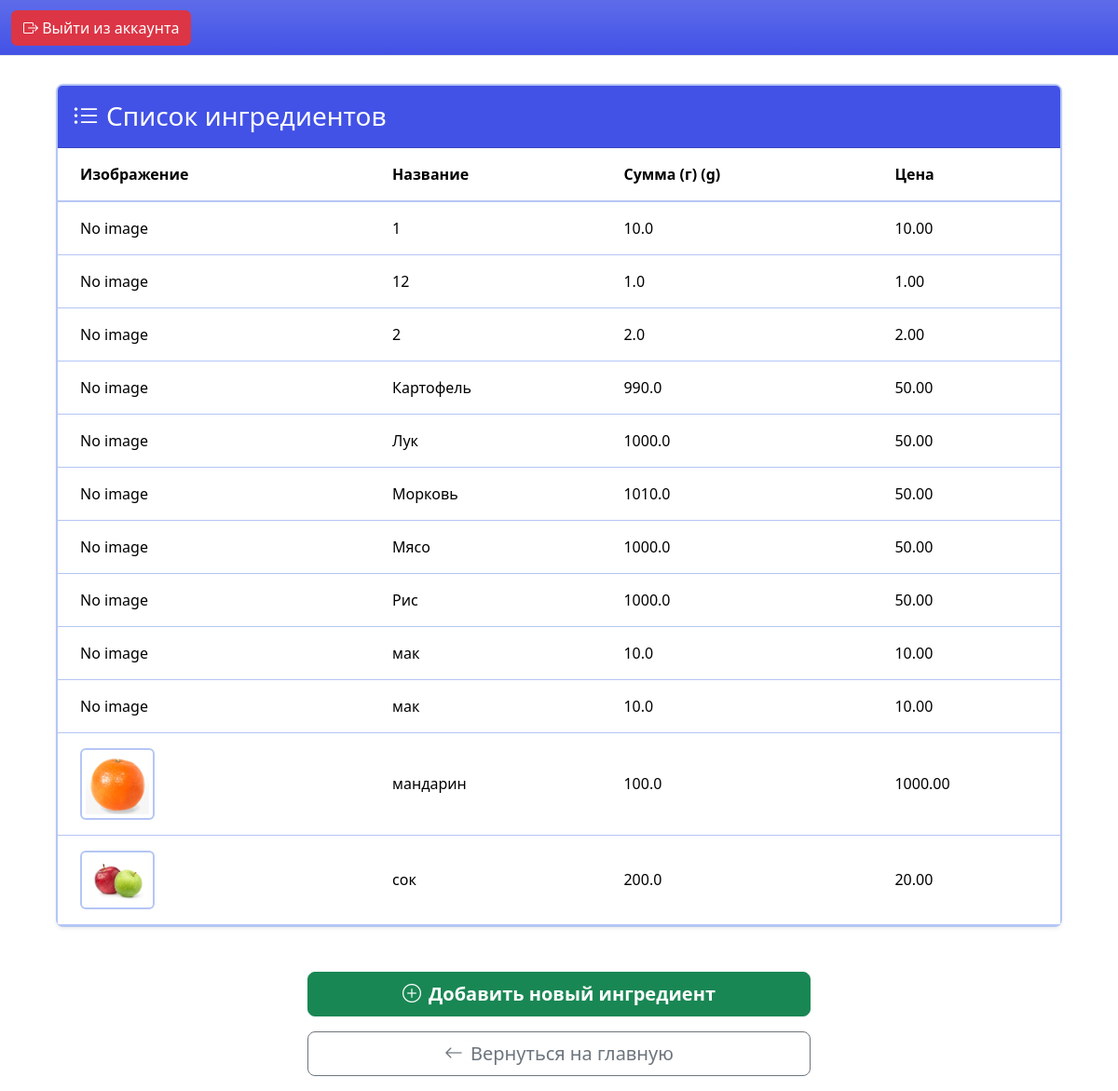
The app's page /canadmin/ingredients/, older data.
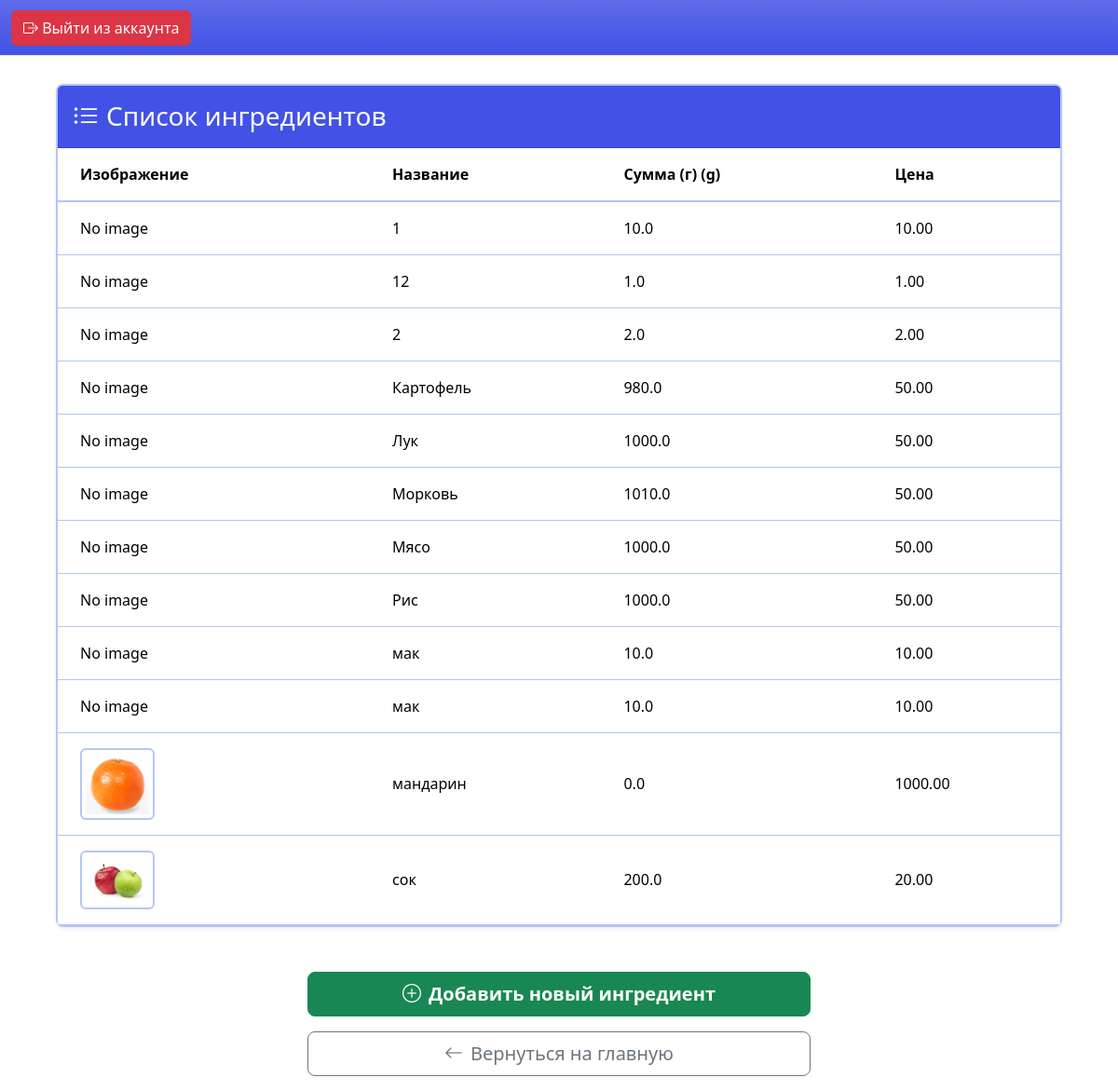
The same page, newer data.
### cook/models.py (models this page shows, shortened)
class Ingredient(models.Model):
    title = models.CharField(max_length=255)
    amount = models.FloatField(default=0)
    cost = models.DecimalField(max_digits=10, decimal_places=2)
    picture = models.ImageField(upload_to="pictures/ingredients", null=True, blank=True)

### canadmin/views.py (the view)
# urls.py: path('ingredients/', views.ingredient_list, name='ingredient_list'),
def ingredient_list(request):
    ingredients = Ingredient.objects.all().order_by('title')
    return render(request, 'canadmin/ingredient_list.html', {'ingredients': ingredients})

### templates/canadmin/ingredient_list.html
{% extends 'base/base_admin.html' %}
{% block main %}
<div class="container-fluid" style="margin-top: 90px;">
    <div class="mx-5">
        <div class="card border-2 border-color border-opacity-25 shadow-sm rounded-3">
            <div class="card-header bg-top text-white py-3">
                <h3 class="mb-0"><i class="bi bi-list-ul me-2"></i>Список ингредиентов</h3>
            </div>
            <div class="card-body p-0">
                <div class="table-responsive">
                    <table class="table table-hover align-middle mb-0">
                        <thead class="bg-inf">
                            <tr>
                                <th class="ps-4">Изображение</th>
                                <th>Название</th>
                                <th>Сумма (г) (g)</th>
                                <th>Цена</th>
                            </tr>
                        </thead>
                        <tbody>
                            {% for ingredient in ingredients %}
                            <tr>
                                <td class="ps-4 border-bottom-color">
                                    {% if ingredient.picture %}
                                        <img src="{{ ingredient.picture.url }}" alt="{{ ingredient.title }}" width="80" class="img-thumbnail border-2 border-color">
                                    {% else %}
                                        No image
                                    {% endif %}
                                </td>
                                <td class="border-bottom-color">{{ ingredient.title }}</td>
                                <td class="border-bottom-color">{{ ingredient.amount }}</td>
                                <td class="border-bottom-color">{{ ingredient.cost }}</td>
                            </tr>
                            {% endfor %}
                        </tbody>
                    </table>
                </div>
            </div>
        </div>
        <div class="d-grid gap-3 col-6 mx-auto mt-5">
            <a href="{% url 'ingredadd' %}" class="btn btn-success btn-lg fw-bold">
                <i class="bi bi-plus-circle me-2"></i>Добавить новый ингредиент
            </a>
            <a href="{% url 'admin_main_page' %}" class="btn btn-outline-secondary btn-lg mb-3">
                <i class="bi bi-arrow-left me-2 "></i>Вернуться на главную
            </a>
        </div>
    </div>
</div>
{% endblock %}

Row changes from the older to the newer data that the page shows:
changed Ingredient "Картофель": amount "990.0" → "980.0"
changed Ingredient "мандарин": amount "100.0" → "0.0"
